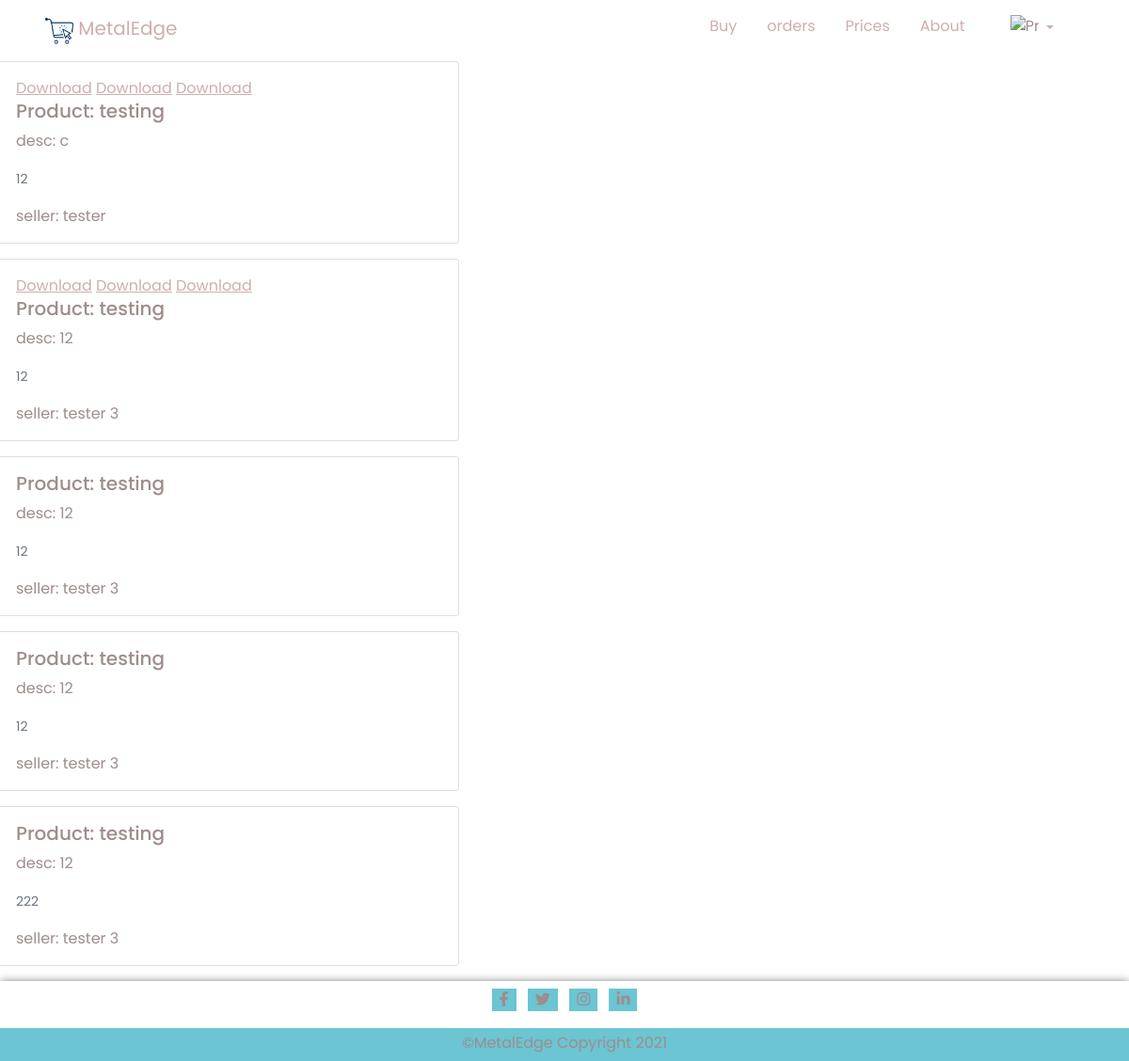
Screenshot of /buy/buy_orders/ (signed in) with the database file from the repository.
### Buy/models.py (models this page shows)
class Order(models.Model):
    seller = models.ForeignKey(Seller, related_name='order', on_delete=models.CASCADE)
    buyer = models.ForeignKey(Buyer, related_name='order', on_delete=models.CASCADE)
    product = models.ForeignKey(Product, related_name='order', on_delete=models.CASCADE)
    type_choice = {
        ('placed','placed'),
        ('dispatched','dispatched'),
        ('confirmed','confirmed'),
        ('conplete','complete'),
    }
    status = models.CharField(max_length=50, null=True, choices=type_choice, default='placed')
    quantity = models.IntegerField(null=True)
    invoice = models.FileField(upload_to='docOrder/invoices/', blank=True, null=True)
    dispatch_slip = models.FileField(upload_to='docOrder/dispatch/', blank=True, null=True)
    payment_slip = models.FileField(upload_to='docOrder/payment/', blank=True, null=True)

### Sell/models.py (models this page shows)
class Product(models.Model):
    seller = models.ForeignKey(Seller, related_name='products', on_delete=models.CASCADE)
    image = models.ImageField(upload_to='uploads/', blank=True, null=True)
    name = models.CharField(max_length=50,null=True)
    type_choice = {
        ('copper','copper'),
        ('stell','stell'),
        ('aluminium,','aluminium'),
        ('iron','iron'),
        ('brass','brass'),
    }
    type = models.CharField(max_length=50, null=True, choices=type_choice, default='copper')
    description = models.CharField(max_length=300,null=True)
    price = models.IntegerField(null=True)

### Account/models.py (models this page shows, shortened)
class Seller(models.Model):
    user = models.OneToOneField(User, on_delete=models.CASCADE,  primary_key=True)
    name = models.CharField(max_length=50,null=True)
    company = models.CharField(max_length=100, null=True)
    gstin = models.CharField(max_length=15,null=True)
    phone = models.IntegerField(null=True)

### Buy/views.py (the view)
# urls.py: path('buy_orders/',views.buy_orders, name='buy_orders'),
def buy_orders(request):
    orders = Order.objects.filter(buyer=request.user.buyer)
    context = {
        'orders':orders
    }
    return render(request, 'buy_orders.html', context)

### Buy/templates/buy_orders.html (shortened to what this page needs)
{% extends 'basic.html' %}
{% load static %}
{% block body %}
    {% for order in orders %}
    <div class="row">
    <div class="col-md-7 card mb-3" style="max-width: 500px;">
            <div class="card-body">
              {% if order.invoice %}
              <a href="{{ order.invoice.url }}" download="{{ order.invoice.url }}">Download</a>
              {% endif %}
              {% if order.dispatch_slip %}
              <a href="{{ order.dispatch_slip.url }}" download="{{ order.dispatch_slip.url }}">Download</a>
              {% endif %}
              {% if order.payment_slip %}
              <a href="{{ order.payment_slip.url }}" download="{{ order.payment_slip.url }}">Download</a>
              {% endif %}
              <h5 class="card-title">Product: {{order.product.name}}</h5>
              <p class="card-text">desc: {{order.product.description}}</p>
              <p class="card-text"><small class="text-muted">{{order.product.price}}</small></p>
              <p class="card-text">seller: {{order.seller.company}}</p>
            </div>
        </div>
      </div>
    {% endfor %}
{% endblock %}

### Buy/static/css/basic.css (style rules this page uses)
* { margin: 0px; padding: 0px; color: #9e8d8c; font-family: Poppins; }
.nav-link, a { color: #ceaeaf; }

### rows the page displays
Order: product.name "testing", product.description "c", product.price "12", seller.company "tester"
Order: product.name "testing", product.description "12", product.price "12", seller.company "tester 3"
Order: product.name "testing", product.description "12", product.price "12", seller.company "tester 3"
Order: product.name "testing", product.description "12", product.price "12", seller.company "tester 3"
Order: product.name "testing", product.description "12", product.price "222", seller.company "tester 3"
